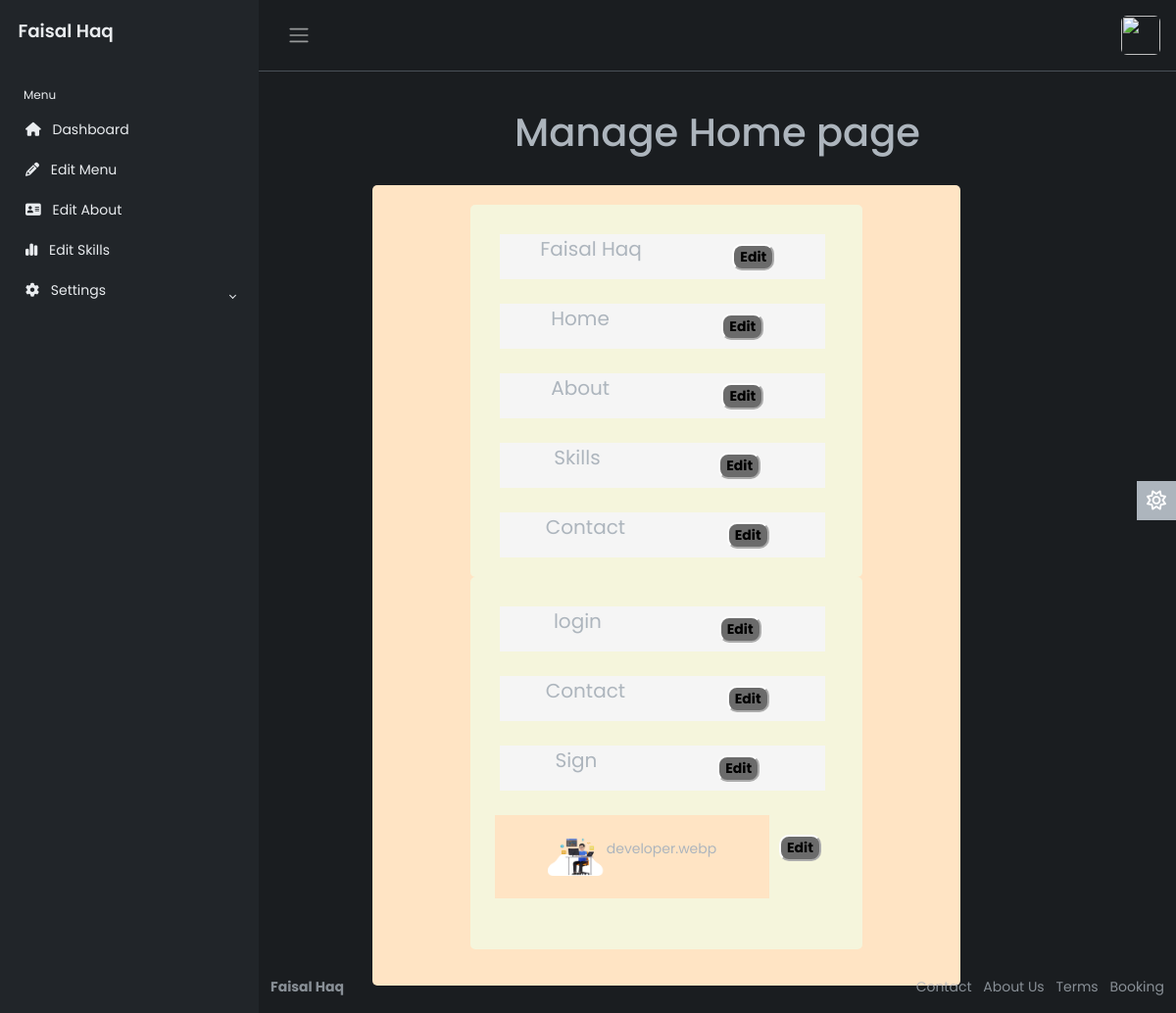
Page /admin/index.php?page=edithome (signed in) on the committed database.
### tables this page shows
CREATE TABLE `tb_home` (
  `id` int(100) NOT NULL,
  `menu1` varchar(255) NOT NULL,
  `menu2` varchar(255) NOT NULL,
  `menu3` varchar(255) NOT NULL,
  `menu4` varchar(255) NOT NULL,
  `image` varchar(255) NOT NULL,
  `button1` varchar(255) NOT NULL,
  `name` varchar(255) NOT NULL,
  `button2` varchar(255) NOT NULL,
  `button3` varchar(255) NOT NULL
);

### php/edithome.php (the view, shortened to what this page needs)
<?php
$home = mysqli_query($connection, "SELECT * from tb_home");
$rock = mysqli_fetch_assoc($home);
?>
<!DOCTYPE html>
<html lang="en">
<body>
    <h1 class="heading">Manage Home page</h1>
    <div class="cover">
        <form>
            <div class="firstdiv">
                <div>
                    <div class="input-group">
                        <p style="font-size:20px;">
                            <?php echo $rock['name'] ?>
                        </p>
                        <button style="margin:0 10px; border-radius: 10px;"><a
                                href="updatehomepage.php?id=<?php echo $rock['id'] ?>">Edit</a></button>
                    </div>
                    <div class="input-group">
                        <p style="font-size:20px;">
                            <?php echo $rock['menu1'] ?>
                        </p>
                        <button style="margin:0 10px; border-radius: 10px;"><a
                                href="updatehomepage.php?id=<?php echo $rock['id'] ?>">Edit</a></button>
                    </div>
                    <div class="input-group">
                        <p style="font-size:20px;">
                            <?php echo $rock['menu2'] ?>
                        </p>
                        <button style="margin:0 10px; border-radius: 10px;"><a
                                href="updatehomepage.php?id=<?php echo $rock['id'] ?>">Edit</a></button>
                    </div>
                    <div class="input-group">
                        <p style="font-size:20px;">
                            <?php echo $rock['menu3'] ?>
                        </p>
                        <button style="margin:0 10px; border-radius: 10px;"><a
                                href="updatehomepage.php?id=<?php echo $rock['id'] ?>">Edit</a></button>
                    </div>
                    <div class="input-group">
                        <p style="font-size:20px;">
                            <?php echo $rock['menu4'] ?>
                        </p>
                        <button style="margin:0 10px; border-radius: 10px;"><a
                                href="updatehomepage.php?id=<?php echo $rock['id'] ?>">Edit</a></button>
                    </div>
                </div>
            </div>
        </form>
        <form>
            <div class="firstdiv">
                <div>
                    <div class="input-group">
                        <p style="font-size:20px;">
                            <?php echo $rock['button1'] ?>
                        </p>
                        <button style="margin:0 10px; border-radius: 10px;"><a
                                href="updatehomepage.php?id=<?php echo $rock['id'] ?>">Edit</a></button>
                    </div>
                    <div class="input-group">
                        <p style="font-size:20px;">
                            <?php echo $rock['button2'] ?>
                        </p>
                        <button style="margin:0 10px; border-radius: 10px;"><a
                                href="updatehomepage.php?id=<?php echo $rock['id'] ?>">Edit</a></button>
                    </div>
                    <div class="input-group">
                        <p style="font-size:20px;">
                            <?php echo $rock['button3'] ?>
                        </p>
                        <button style="margin:0 10px; border-radius: 10px;"><a
                                href="updatehomepage.php?id=<?php echo $rock['id'] ?>">Edit</a></button>
                    </div>
                    <div style="display:flex;">
                        <div class="imageblock">
                            <img src="../assets/img/<?php echo $rock['image'] ?>" width="60px">
                            <p>
                                <?php echo $rock['image'] ?>
                            </p>
                        </div>
                        <div style="margin:20px 0;">
                            <button style="margin:0 10px; border-radius: 10px;"><a
                                    href="updatehomepage.php?id=<?php echo $rock['id'] ?>">Edit</a></button>
                        </div>
                    </div>
                </div>
            </div>
        </form>
    </div>
</body>
</html>

### css/style.css (style rules this page uses)
body { font-family: 'Poppins', sans-serif; font-size: 0.875rem; opacity: 1; overflow-y: scroll; margin: 0; }
a { cursor: pointer; text-decoration: none; font-family: 'Poppins', sans-serif; }

### php/edithome.php (style rules this page uses)
.heading { text-align: center; margin: 30px 0; }
.cover { background-color: bisque; width: 90%; margin-left: 80px; height: 80%; border-radius: 5px; padding: 20px; display: flex; align-items: center; }
.firstdiv { width: 400px; height: 380px; background-color: beige; border-radius: 5px; padding: 5px; margin: 0 20px; }
.input-group { width: 85%; background-color: whitesmoke; display: flex; justify-content: space-around; align-items: center; margin:25px; }
.imageblock { width: 280px; height: 85px; padding: 5px; margin-left:20px; background-color: bisque; display: flex; justify-content: center; align-items: center; }
button a { text-decoration: none; color: black; font-weight: bold; }
@media only screen and (max-width:1260px) { .cover { flex-direction: column; width:600px; margin-left:100px; height:90%; } }

### rows in the picture
tb_home: name "Faisal Haq", menu1 "Home", menu2 "About", menu3 "Skills", menu4 "Contact", button1 "login", button2 "Contact", button3 "Sign", image (picture), image "developer.webp"
